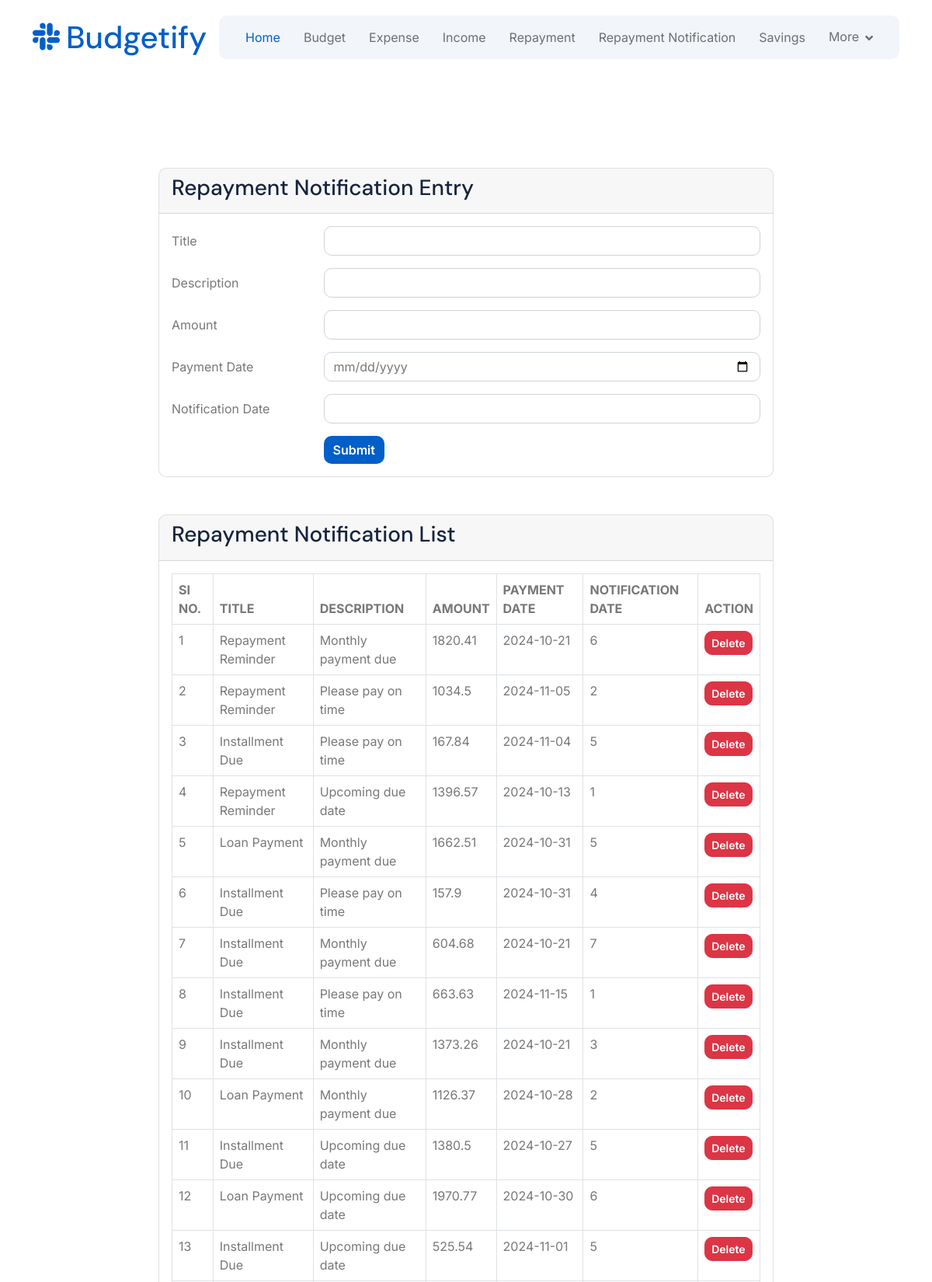
Screenshot of /User/repaymentnotification/ (upper part) with the database file from the repository.
### User/models.py (models this page shows)
class tbl_repaymentnotification(models.Model):
    repaymentnotification_title = models.TextField(max_length=30)
    repaymentnotification_description = models.TextField(max_length=100)
    repaymentnotification_amount = models.TextField(max_length=30)
    repaymentnotification_notificationdate = models.IntegerField()
    repaymentnotification_paymentdate = models.TextField(max_length=30)
    repaymentnotification_status = models.TextField(max_length=30)
    user = models.ForeignKey(tbl_user, on_delete=models.CASCADE)
    last_acknowledged_date = models.DateField(null=True, blank=True)  # New field

### User/views.py (the view)
# urls.py: path('repaymentnotification/',views.repaymentnotification,name="repaymentnotification"),
def repaymentnotification(request):
    repaymentnotificationData = tbl_repaymentnotification.objects.all()
    if request.method == 'POST':
        tbl_repaymentnotification.objects.create(
            repaymentnotification_title=request.POST.get('txt_title'),
            repaymentnotification_description=request.POST.get('txt_description'),
            repaymentnotification_amount=request.POST.get('txt_amount'),
            repaymentnotification_paymentdate = request.POST.get('txt_paymentdate'),
            repaymentnotification_notificationdate=request.POST.get('txt_notificationdate'),
            user = tbl_user.objects.get(id=request.session["uid"])
        )
        return render(request,"User/Repaymentnotification.html",{"msg":"Inserted Successfully"})
    else:
        return render(request,"User/Repaymentnotification.html",{"repaymentnotificationData":repaymentnotificationData})

### User/Templates/User/Repaymentnotification.html (shortened to what this page needs)
{% extends 'User/Header.html' %}
{% load static %}
{% block content %}
<!DOCTYPE html>
<html lang="en">
<head>
</head>
<body>
<div class="row justify-content-center mt-5">
    <div class="col-md-8">
        <div class="card">
            <div class="card-header">
                <h3 class="card-title">Repayment Notification Entry</h3>
            </div>
            <div class="card-body">
                <form method="post" enctype="multipart/form-data">
                    <div class="row mb-3">
                        <label for="txt_title" class="col-sm-3 col-form-label">Title</label>
                        <div class="col-sm-9">
                            <input type="text" class="form-control" id="txt_title" name="txt_title"
                                pattern="^[A-Z]+[a-zA-Z ]*$"
                                title="Title must start with capital letter and contain only letters and spaces"
                                required>
                        </div>
                    </div>
                    <div class="row mb-3">
                        <label for="txt_description" class="col-sm-3 col-form-label">Description</label>
                        <div class="col-sm-9">
                            <input type="text" class="form-control" id="txt_description" name="txt_description"
                                pattern="^[A-Z]+[a-zA-Z0-9 .,!?]*$"
                                title="Description must start with a capital letter and can contain letters, numbers, spaces, and basic punctuation"
                                required>
                        </div>
                    </div>
                    <div class="row mb-3">
                        <label for="txt_amount" class="col-sm-3 col-form-label">Amount</label>
                        <div class="col-sm-9">
                            <input type="number" class="form-control" id="txt_amount" name="txt_amount"
                                min="0" step="0.01"
                                title="Enter a valid amount (minimum 0)"
                                required>
                        </div>
                    </div>
                    <div class="row mb-3">
                        <label for="txt_paymentdate" class="col-sm-3 col-form-label">Payment Date</label>
                        <div class="col-sm-9">
                            <input type="date" class="form-control" id="txt_paymentdate" name="txt_paymentdate"
                                required>
                        </div>
                    </div>
                    <div class="row mb-3">
                        <label for="txt_notificationdate" class="col-sm-3 col-form-label">Notification Date</label>
                        <div class="col-sm-9">
                            <input type="number" class="form-control" id="txt_notificationdate" name="txt_notificationdate"
                                min="1" max="31"
                                title="Enter a valid day of the month (1-31)"
                                required>
                        </div>
                    </div>
                    <div class="row">
                        <div class="col-sm-9 offset-sm-3">
                            <button type="submit" class="btn btn-primary">Submit</button>
                        </div>
                    </div>
                </form>
            </div>
        </div>
    </div>
</div>
<div class="row justify-content-center mt-5 mb-5">
    <div class="col-md-8">
        <div class="card">
            <div class="card-header">
                <h3 class="card-title">Repayment Notification List</h3>
            </div>
            <div class="card-body">
                <table class="table table-bordered table-hover">
                    <thead>
                        <tr>
                            <th>SI NO.</th>
                            <th>TITLE</th>
                            <th>DESCRIPTION</th>
                            <th>AMOUNT</th>
                            <th>PAYMENT DATE</th>
                            <th>NOTIFICATION DATE</th>
                            <th>ACTION</th>
                        </tr>
                    </thead>
                    <tbody>
                        {% for i in repaymentnotificationData %}
                        <tr>
                            <td>{{forloop.counter}}</td>
                            <td>{{i.repaymentnotification_title}}</td>
                            <td>{{i.repaymentnotification_description}}</td>
                            <td>{{i.repaymentnotification_amount}}</td>
                            <td>{{i.repaymentnotification_paymentdate}}</td>
                            <td>{{i.repaymentnotification_notificationdate}}</td>
                            <td><a href="{% url 'User:deleteNotification' i.id %}" class="btn btn-danger btn-sm">Delete</a></td>
                        </tr>
                        {% endfor %}
                    </tbody>
                </table>
            </div>
        </div>
    </div>
</div>
</body>
</html>
{% endblock content %}

### Guest/static/Main/css/style.css (style rules this page uses)
.btn { font-weight: 600; transition: .5s; }
.btn.btn-primary { color: var(--bs-white); border: none; }

### rows the page displays
tbl_repaymentnotification: repaymentnotification_title "Repayment Reminder", repaymentnotification_description "Monthly payment due", repaymentnotification_amount "1820.41", repaymentnotification_paymentdate "2024-10-21", repaymentnotification_notificationdate "6"
tbl_repaymentnotification: repaymentnotification_title "Repayment Reminder", repaymentnotification_description "Please pay on time", repaymentnotification_amount "1034.5", repaymentnotification_paymentdate "2024-11-05", repaymentnotification_notificationdate "2"
tbl_repaymentnotification: repaymentnotification_title "Installment Due", repaymentnotification_description "Please pay on time", repaymentnotification_amount "167.84", repaymentnotification_paymentdate "2024-11-04", repaymentnotification_notificationdate "5"
tbl_repaymentnotification: repaymentnotification_title "Repayment Reminder", repaymentnotification_description "Upcoming due date", repaymentnotification_amount "1396.57", repaymentnotification_paymentdate "2024-10-13", repaymentnotification_notificationdate "1"
tbl_repaymentnotification: repaymentnotification_title "Loan Payment", repaymentnotification_description "Monthly payment due", repaymentnotification_amount "1662.51", repaymentnotification_paymentdate "2024-10-31", repaymentnotification_notificationdate "5"
tbl_repaymentnotification: repaymentnotification_title "Installment Due", repaymentnotification_description "Please pay on time", repaymentnotification_amount "157.9", repaymentnotification_paymentdate "2024-10-31", repaymentnotification_notificationdate "4"
tbl_repaymentnotification: repaymentnotification_title "Installment Due", repaymentnotification_description "Monthly payment due", repaymentnotification_amount "604.68", repaymentnotification_paymentdate "2024-10-21", repaymentnotification_notificationdate "7"
tbl_repaymentnotification: repaymentnotification_title "Installment Due", repaymentnotification_description "Please pay on time", repaymentnotification_amount "663.63", repaymentnotification_paymentdate "2024-11-15", repaymentnotification_notificationdate "1"
tbl_repaymentnotification: repaymentnotification_title "Installment Due", repaymentnotification_description "Monthly payment due", repaymentnotification_amount "1373.26", repaymentnotification_paymentdate "2024-10-21", repaymentnotification_notificationdate "3"
tbl_repaymentnotification: repaymentnotification_title "Loan Payment", repaymentnotification_description "Monthly payment due", repaymentnotification_amount "1126.37", repaymentnotification_paymentdate "2024-10-28", repaymentnotification_notificationdate "2"
tbl_repaymentnotification: repaymentnotification_title "Installment Due", repaymentnotification_description "Upcoming due date", repaymentnotification_amount "1380.5", repaymentnotification_paymentdate "2024-10-27", repaymentnotification_notificationdate "5"
tbl_repaymentnotification: repaymentnotification_title "Loan Payment", repaymentnotification_description "Upcoming due date", repaymentnotification_amount "1970.77", repaymentnotification_paymentdate "2024-10-30", repaymentnotification_notificationdate "6"
tbl_repaymentnotification: repaymentnotification_title "Installment Due", repaymentnotification_description "Upcoming due date", repaymentnotification_amount "525.54", repaymentnotification_paymentdate "2024-11-01", repaymentnotification_notificationdate "5"
